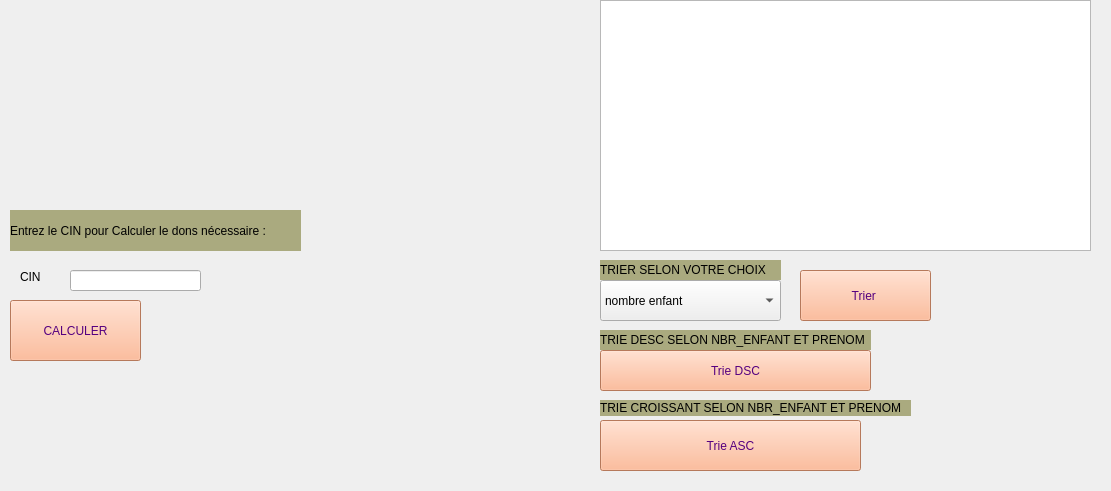
      <widget class="QWidget" name="page_20">
       <property name="geometry">
        <rect>
         <x>0</x>
         <y>0</y>
         <width>1111</width>
         <height>491</height>
        </rect>
       </property>
       <attribute name="label">
        <string>calculer</string>
       </attribute>
       <widget class="QLineEdit" name="mc">
        <property name="geometry">
         <rect>
          <x>70</x>
          <y>270</y>
          <width>131</width>
          <height>21</height>
         </rect>
        </property>
       </widget>
       <widget class="QLabel" name="label_41">
        <property name="geometry">
         <rect>
          <x>20</x>
          <y>270</y>
          <width>47</width>
          <height>14</height>
         </rect>
        </property>
        <property name="text">
         <string>CIN</string>
        </property>
       </widget>
       <widget class="QPushButton" name="onactionOpenTriggered">
        <property name="geometry">
         <rect>
          <x>10</x>
          <y>300</y>
          <width>131</width>
          <height>61</height>
         </rect>
        </property>
        <property name="styleSheet">
         <string notr="true">color: rgb(85, 0, 127);
background-color: rgb(255, 170, 127);
font: 75 12pt &quot;MS Shell Dlg 2&quot;;</string>
        </property>
        <property name="text">
         <string>CALCULER</string>
        </property>
       </widget>
       <widget class="QTableView" name="cal">
        <property name="geometry">
         <rect>
          <x>600</x>
          <y>0</y>
          <width>491</width>
          <height>251</height>
         </rect>
        </property>
       </widget>
       <widget class="QPushButton" name="pushButton_43">
        <property name="geometry">
         <rect>
          <x>800</x>
          <y>270</y>
          <width>131</width>
          <height>51</height>
         </rect>
        </property>
        <property name="styleSheet">
         <string notr="true">color: rgb(85, 0, 127);
background-color: rgb(255, 170, 127);
font: 75 12pt &quot;MS Shell Dlg 2&quot;;</string>
        </property>
        <property name="text">
         <string>Trier </string>
        </property>
       </widget>
       <widget class="QLabel" name="label_42">
        <property name="geometry">
         <rect>
          <x>10</x>
          <y>210</y>
          <width>291</width>
          <height>41</height>
         </rect>
        </property>
        <property name="styleSheet">
         <string notr="true">font: 75 10pt &quot;MS Shell Dlg 2&quot;;
background-color: rgb(170, 170, 127);</string>
        </property>
        <property name="text">
         <string>Entrez le CIN pour Calculer le dons nécessaire :</string>
        </property>
       </widget>
       <widget class="QWidget" name="widget_3" native="true">
        <property name="geometry">
         <rect>
          <x>20</x>
          <y>50</y>
          <width>211</width>
          <height>141</height>
         </rect>
        </property>
        <property name="styleSheet">
         <string notr="true">image: url(:/new/prefix1/pngegg (2).png);</string>
        </property>
       </widget>
       <widget class="QComboBox" name="comboBox7_2">
        <property name="geometry">
         <rect>
          <x>600</x>
          <y>280</y>
          <width>181</width>
          <height>41</height>
         </rect>
        </property>
        <item>
         <property name="text">
          <string>nombre enfant</string>
         </property>
        </item>
        <item>
         <property name="text">
          <string>nom</string>
         </property>
        </item>
        <item>
         <property name="text">
          <string>prenom</string>
         </property>
        </item>
       </widget>
       <widget class="QPushButton" name="pushButton_38">
        <property name="geometry">
         <rect>
          <x>600</x>
          <y>420</y>
          <width>261</width>
          <height>51</height>
         </rect>
        </property>
        <property name="styleSheet">
         <string notr="true">color: rgb(85, 0, 127);
background-color: rgb(255, 170, 127);
font: 75 12pt &quot;MS Shell Dlg 2&quot;;</string>
        </property>
        <property name="text">
         <string>Trie ASC</string>
        </property>
       </widget>
       <widget class="QPushButton" name="pushButton_40">
        <property name="geometry">
         <rect>
          <x>600</x>
          <y>350</y>
          <width>271</width>
          <height>41</height>
         </rect>
        </property>
        <property name="styleSheet">
         <string notr="true">color: rgb(85, 0, 127);
background-color: rgb(255, 170, 127);
font: 75 12pt &quot;MS Shell Dlg 2&quot;;</string>
        </property>
        <property name="text">
         <string>Trie DSC</string>
        </property>
       </widget>
       <widget class="QLabel" name="label_43">
        <property name="geometry">
         <rect>
          <x>600</x>
          <y>330</y>
          <width>271</width>
          <height>20</height>
         </rect>
        </property>
        <property name="styleSheet">
         <string notr="true">font: 75 10pt &quot;MS Shell Dlg 2&quot;;
background-color: rgb(170, 170, 127);</string>
        </property>
        <property name="text">
         <string>TRIE DESC SELON NBR_ENFANT ET PRENOM</string>
        </property>
       </widget>
       <widget class="QLabel" name="label_44">
        <property name="geometry">
         <rect>
          <x>600</x>
          <y>260</y>
          <width>181</width>
          <height>20</height>
         </rect>
        </property>
        <property name="styleSheet">
         <string notr="true">font: 75 10pt &quot;MS Shell Dlg 2&quot;;
background-color: rgb(170, 170, 127);
</string>
        </property>
        <property name="text">
         <string>TRIER SELON VOTRE CHOIX</string>
        </property>
       </widget>
       <widget class="QLabel" name="label_45">
        <property name="geometry">
         <rect>
          <x>600</x>
          <y>400</y>
          <width>311</width>
          <height>16</height>
         </rect>
        </property>
        <property name="styleSheet">
         <string notr="true">font: 75 10pt &quot;MS Shell Dlg 2&quot;;
background-color: rgb(170, 170, 127);
</string>
        </property>
        <property name="text">
         <string>TRIE CROISSANT SELON NBR_ENFANT ET PRENOM</string>
        </property>
       </widget>
      </widget>
